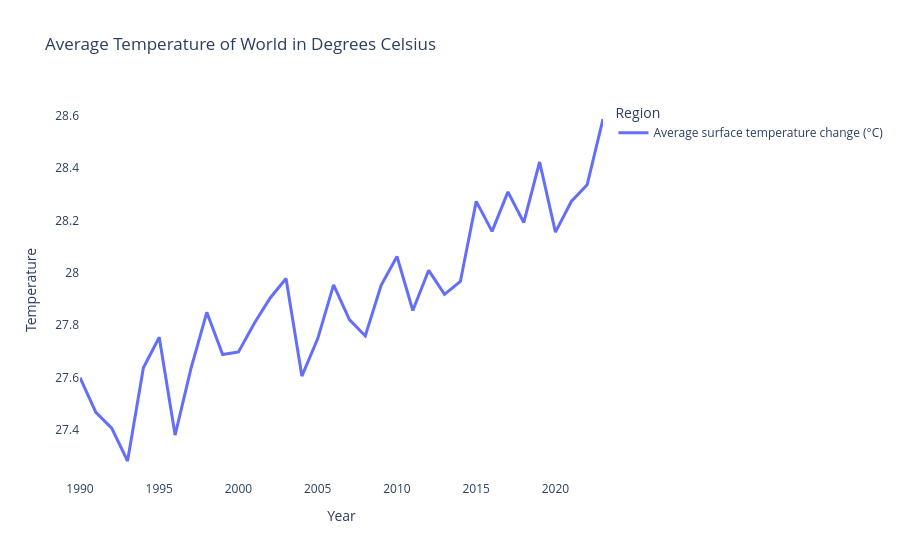

The code cell stored with this chart in its notebook:
### Code cell
regional_temp = temp.groupby(['Indicator Name', 'Year'])['Temperature'].mean().reset_index()
regional_temp['Year'] = regional_temp['Year'].astype(int)
fig = px.line(regional_temp, x='Year', y='Temperature', color='Indicator Name',
              title='Average Temperature of World in Degrees Celsius')
fig.update_traces(line=dict(width=3), marker=dict(size=8))
fig.update_layout(legend_title_text = 'Region', plot_bgcolor='white')
fig.show()

### Figure 1 — Plotly figure (JSON) as saved in the notebook; plotly's stock layout.template omitted (floating-point values rounded to 4 significant figures)
{"data": [{"hovertemplate": "Indicator Name=Average surface temperature change (°C)<br>Year=%{x}<br>Temperature=%{y}<extra></extra>", "legendgroup": "Average surface temperature change (°C)", "line": {"color": "#636efa", "dash": "solid", "width": 3}, "marker": {"size": 8, "symbol": "circle"}, "mode": "lines", "name": "Average surface temperature change (°C)", "orientation": "v", "showlegend": true, "type": "scatter", "x": [1990, 1991, 1992, 1993, 1994, 1995, 1996, 1997, 1998, 1999, 2000, 2001, 2002, 2003, 2004, 2005, 2006, 2007, 2008, 2009, 2010, 2011, 2012, 2013, 2014, 2015, 2016, 2017, 2018, 2019, 2020, 2021, 2022, 2023], "xaxis": "x", "y": [27.6, 27.47, 27.41, 27.28, 27.64, 27.75, 27.38, 27.63, 27.85, 27.69, 27.7, 27.81, 27.9, 27.98, 27.61, 27.75, 27.95, 27.82, 27.76, 27.95, 28.06, 27.86, 28.01, 27.92, 27.97, 28.27, 28.16, 28.31, 28.19, 28.42, 28.16, 28.27, 28.34, 28.59], "yaxis": "y"}], "layout": {"legend": {"title": {"text": "Region"}, "tracegroupgap": 0}, "plot_bgcolor": "white", "title": {"text": "Average Temperature of World in Degrees Celsius"}, "xaxis": {"anchor": "y", "domain": [0, 1], "title": {"text": "Year"}}, "yaxis": {"anchor": "x", "domain": [0, 1], "title": {"text": "Temperature"}}}}
